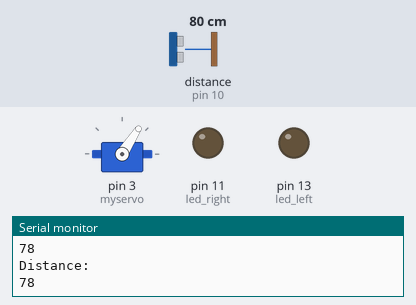
Bench run of a sketch on a simulated Arduino Uno, built with avr-gcc and run on an emulated ATmega328P. Shown: servo, output pins drawn as LEDs (lit = HIGH), the last lines printed to the serial monitor. Wiring (inferred from the names in the program): ultrasonic range finder: trigger pin 6; echo pin 10. Dashed ring = blinking. The inputs (shaded band) are chosen by the test bench; at power-on: distance to the obstacle (sensor on pin 10) 80 cm. The echo pulse lasts 58.3 µs per cm; pins used as bus, display or sensor lines are not drawn.

Above: at 1.2 s.
1.3 s: distance to the obstacle (sensor on pin 10) set to 2 cm
At 1.7 s:
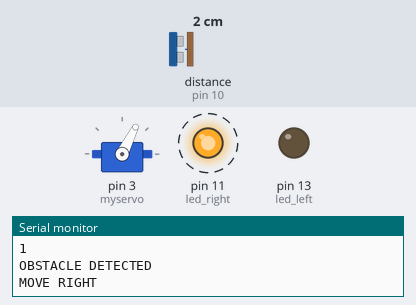
4.3 s: distance to the obstacle (sensor on pin 10) set to 18 cm
At 5.1 s:
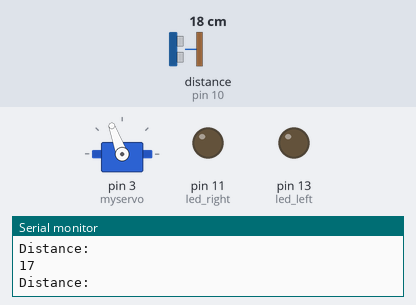
7.3 s: distance to the obstacle (sensor on pin 10) set to 15 cm
At 8.1 s:
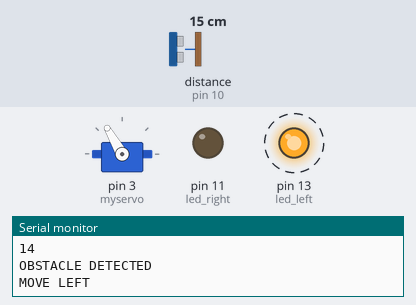
10.3 s: distance to the obstacle (sensor on pin 10) set to 60 cm
At 11.4 s:
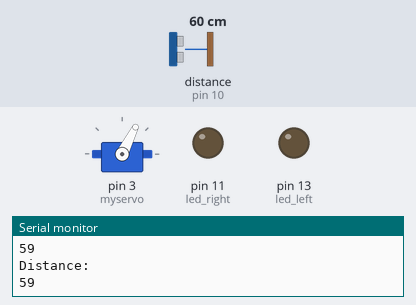
13.3 s: distance to the obstacle (sensor on pin 10) set to 4 cm
At 14.1 s:
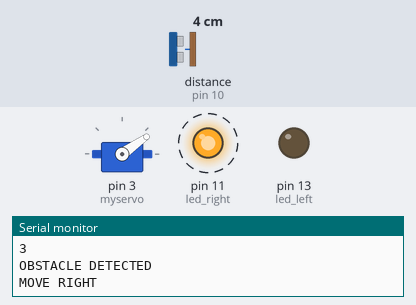
19.3 s: distance to the obstacle (sensor on pin 10) set to 35 cm
At 20.3 s:
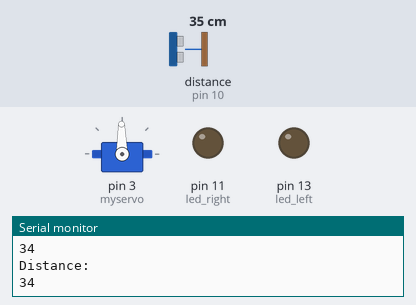
Timing chart, 0 to 23.3 s (numbered marks = the images above; inputs shaded):
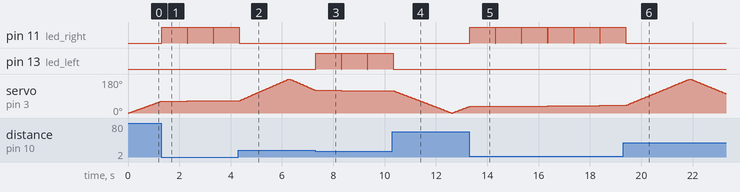

The sketch:

Sonar_sensor_with_servo_motor.ino
```cpp
#include <Servo.h>
const int trigPin = 6;
const int echoPin = 10;
const int led_left=13;
const int led_right=11;
// defines variables
long duration;
int distance;

Servo myservo;  // create servo object to control a servo
// twelve servo objects can be created on most boards

int pos = 0;    // variable to store the servo position

void setup() {
  pinMode(trigPin, OUTPUT); // Sets the trigPin as an Output
  pinMode(echoPin, INPUT); // Sets the echoPin as an Input
  pinMode(led_left, OUTPUT);// acts as Interrupt which when rover detects an objects , it acts as interrupt signal to stop the rover.
  pinMode(led_right, OUTPUT);// acts as Interrupt which when rover detects an objects , it acts as interrupt signal to stop the rover.
  myservo.attach(3);  // attaches the servo on pin 3 to the servo object
  Serial.begin(9600); // Starts the serial communication
}

void loop()
{
        for (pos = 0; pos <= 180; pos += 1)
          {                                                                            // goes from 0 degrees to 180 degrees
                                                                                     // in steps of 1 degree
                myservo.write(pos);              // tell servo to go to position in variable 'pos'
                   delay(15);                       // waits 15ms for the servo to reach the position

                                                       // Clears the trigPin
                    digitalWrite(trigPin, LOW);
                      delayMicroseconds(2);
                                                                 // Sets the trigPin on HIGH state for 10 micro seconds
                    digitalWrite(trigPin, HIGH);
                      delayMicroseconds(10);
                    digitalWrite(trigPin, LOW);
                                                           // Reads the echoPin, returns the sound wave travel time in microseconds
                    duration = pulseIn(echoPin, HIGH);
                                                                              // Calculating the distance
                    distance= duration*0.034/2;
                                                                              // Prints the distance on the Serial Monitor
                    Serial.print("Distance: ");
                    Serial.print("\n");
                    Serial.println(distance);
                    Serial.print("\n");

                              if( distance <=15)
                                    {
                                      if( pos<=90 && pos>=0)
                                         {
                                               digitalWrite(led_right, HIGH);
                                               Serial.print("OBSTACLE DETECTED\n");
                                               Serial.print("MOVE RIGHT\n");
                                                delay(1000);
                                               digitalWrite(led_right, LOW);
                                         }
                                        else
                                          {
                                                digitalWrite(led_left, HIGH);
                                                 Serial.print("OBSTACLE DETECTED\n");
                                                 Serial.print("MOVE LEFT\n");
                                                 delay(1000);
                                                digitalWrite(led_left, LOW);
                                          }
                                       }
           }


              for (pos = 180; pos >= 0; pos -= 1)
           { // goes from 180 degrees to 0 degrees
                                              myservo.write(pos);              // tell servo to go to position in variable 'pos'
                                               delay(15);  // waits 15ms for the servo to reach the position
                                               // Clears the trigPin
                                                  digitalWrite(trigPin, LOW);
                                                    delayMicroseconds(2);
                                                        // Sets the trigPin on HIGH state for 10 micro seconds
                                                    digitalWrite(trigPin, HIGH);
                                                    delayMicroseconds(10);
                                                    digitalWrite(trigPin, LOW);
                                                    // Reads the echoPin, returns the sound wave travel time in microseconds
                                                    duration = pulseIn(echoPin, HIGH);
                                                        // Calculating the distance
                                                      distance= duration*0.034/2;
                                                            // Prints the distance on the Serial Monitor
                                                        Serial.print("Distance: ");
                                                          Serial.print("\n");
                                                        Serial.println(distance);
                                                        Serial.print("\n");

                                                  if( distance <=15)
                                    {
                                      if( pos<=90 && pos>=0)
                                         {
                                               digitalWrite(led_right, HIGH);
                                               Serial.print("OBSTACLE DETECTED\n");
                                               Serial.print("MOVE RIGHT\n");
                                                delay(1000);
                                               digitalWrite(led_right, LOW);
                                         }
                                        else
                                          {
                                                digitalWrite(led_left, HIGH);
                                                 Serial.print("OBSTACLE DETECTED\n");
                                                 Serial.print("MOVE LEFT\n");
                                                 delay(1000);
                                                digitalWrite(led_left, LOW);
                                          }
                                       }


           }
}
```

Measured:
- the behaviour switches between 17 and 16 cm on distance to the obstacle (sensor on pin 10) (found by bisection; images 2 and 3)
- after the input at 1.3 s, pin 11 (led_right): alternates HIGH for 1.0 s and LOW for 0.02 s, starting at once
- after the input at 4.3 s, pin 11 (led_right): goes on until 4.3 s, then stays LOW
- after the input at 7.3 s, pin 13 (led_left): alternates HIGH for 1.0 s and LOW for 0.02 s, starting at once
- after the input at 10.3 s, pin 13 (led_left): goes on until 10.3 s, then stays LOW
- after the input at 13.3 s, pin 11 (led_right): alternates HIGH for 1.0 s and LOW for 0.02 s, starting at once
- after the input at 19.3 s, pin 11 (led_right): goes on until 19.4 s, then stays LOW
